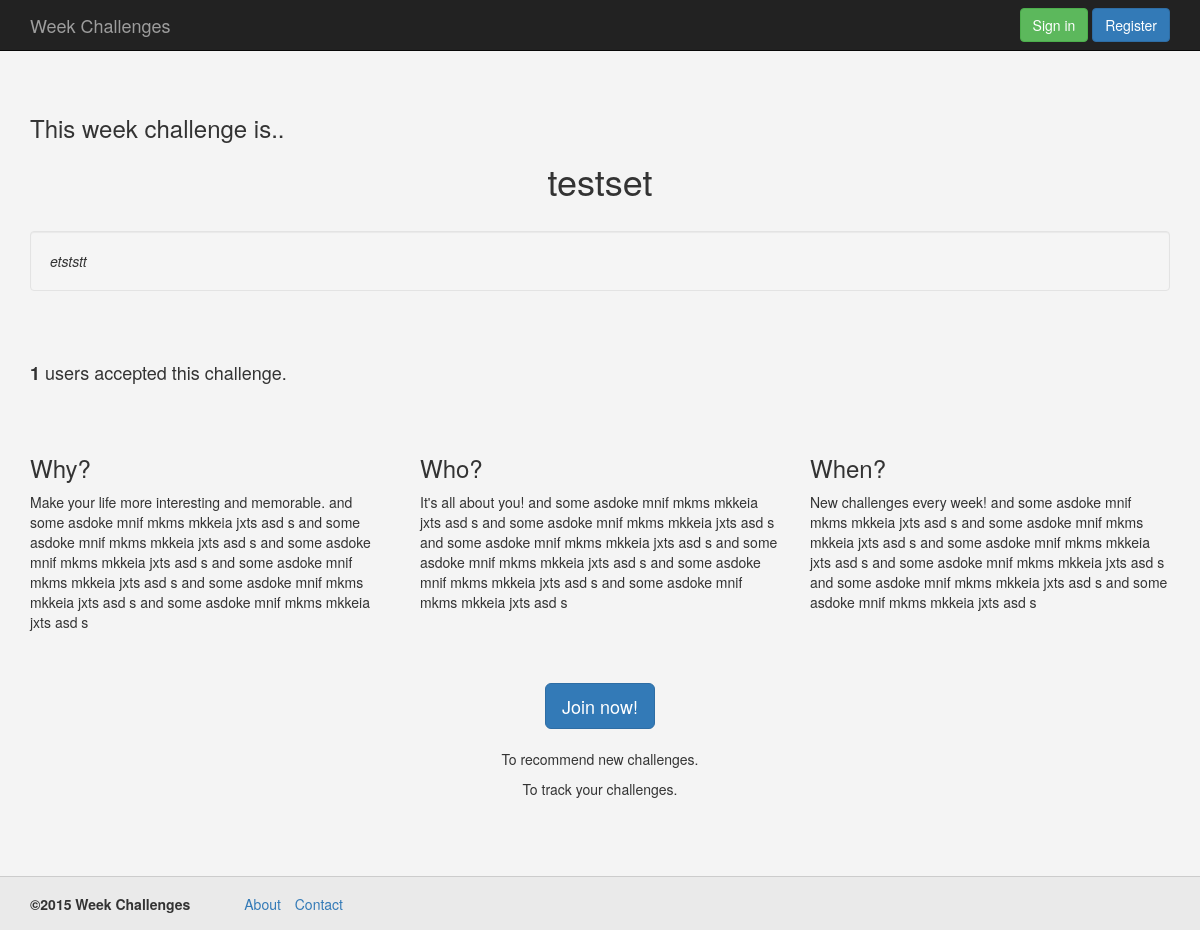
The page / on the database its author committed.
### WeekChallenge/models.py (models this page shows, shortened)
class Challenge(models.Model):
    title = models.CharField(max_length=150)
    description = models.CharField(max_length=5000)
    user_id = models.IntegerField(default=0)
    username = models.CharField(max_length=75)
    state = models.IntegerField(default=0)
    accept_count = models.IntegerField(default=0)
    date = models.DateTimeField('date added')

### WeekChallenge/views.py (the view)
# urls.py: url(r'^$', views.index, name='index'),
def index(request):
    notification_count(request)
    select_challenge = Challenge.objects.get(state=2)
    chid = select_challenge.id
    if UserChallenge.objects.filter(challenge_id=chid, user_id=request.user.id):
        is_accepted = True
    else:
        is_accepted = False
    context = {'c': select_challenge, 'is_accepted': is_accepted, 'notifications_count': notifications_count}
    return render(request, 'WeekChallenge/index.html', context)

### WeekChallenge/views.py (called while the page is built)
def notification_count(request):
    if request.user.is_authenticated():
        all_notifications = Notification.objects.filter(user_id=request.user.id, new=True)
        all_friend_requests = FriendRequest.objects.filter(user_to=request.user.id, state=0)
        all_messages = Message.objects.filter(user_to=request.user.id, new=True)
        global notifications_count
        notifications_count = 0
        for n in all_notifications:
            notifications_count += 1
        for n in all_friend_requests:
            notifications_count += 1
        for n in all_messages:
            notifications_count += 1
        return notifications_count

### WeekChallenge/templates/WeekChallenge/index.html (shortened to what this page needs)
<!DOCTYPE HTML>
<html>
<head>
    {% load staticfiles %}
    <link rel="stylesheet" type="text/css" href="{% static 'WeekChallenge/bootstrap/css/bootstrap.min.css' %}">
    <link rel="stylesheet" type="text/css" href="{% static 'WeekChallenge/css/style.css' %}">
</head>
<body>
    {% include "WeekChallenge/base/navigation_bar.html" %}
    <div class="wrap">
        <div class="container">
                <div class="row">
                    <div class="col-md-12">
                        <h3>This week challenge is..</h3>
                        <center>
                            <h1>{{ c.title }}</h1>
                        </center>
                        <br>
                        <i>
                            <div class="well">
                                {{ c.description }}
                            </div>
                        </i>
                    </div>
                </div>
                <div class="row">
                    <div class="col-md-9">
                        <h4><b>{{ c.accept_count }}</b> users accepted this challenge.</h4>
                    </div>
                    <div class="col-md-3">
                    </div>
                </div>
            <div class="row">
                <div class="col-md-4">
                        <h3>Why?</h3>
                        <p>Make your life more interesting and memorable. and some asdoke mnif mkms mkkeia jxts asd s
                            and some asdoke mnif mkms mkkeia jxts asd s and some asdoke mnif mkms mkkeia jxts asd s
                            and some asdoke mnif mkms mkkeia jxts asd s and some asdoke mnif mkms mkkeia jxts asd s
                            and some asdoke mnif mkms mkkeia jxts asd s
                        </p>
                </div>
                <div class="col-md-4">
                       <h3>Who?</h3>
                        <p>It's all about you! and some asdoke mnif mkms mkkeia jxts asd s
                            and some asdoke mnif mkms mkkeia jxts asd s and some asdoke mnif mkms mkkeia jxts asd s
                            and some asdoke mnif mkms mkkeia jxts asd s and some asdoke mnif mkms mkkeia jxts asd s
                            and some asdoke mnif mkms mkkeia jxts asd s </p>
                </div>
                <div class="col-md-4">
                        <h3>When?</h3>
                        <p>New challenges every week! and some asdoke mnif mkms mkkeia jxts asd s
                            and some asdoke mnif mkms mkkeia jxts asd s and some asdoke mnif mkms mkkeia jxts asd s
                            and some asdoke mnif mkms mkkeia jxts asd s and some asdoke mnif mkms mkkeia jxts asd s
                            and some asdoke mnif mkms mkkeia jxts asd s </p>
                </div>
            </div>
            {% if user.is_authenticated %}
            {% else %}
                <div class="row">
                    <div class="col-md-12">
                        <center>
                            <a href="/register" class="btn btn-primary btn-lg">Join now!</a>
                            <br><br>
                            <p>To recommend new challenges.</p>
                            <p>To track your challenges.</p>
                        </center>
                    </div>
                </div>
            {% endif %}
        </div>
    </div>
    {% include "WeekChallenge/base/foot.html" %}
</body>
</html>

### WeekChallenge/static/WeekChallenge/css/style.css (style rules this page uses)
html { position: relative; min-height: 100%; }
body { background-color: #f4f4f4; margin-bottom: 94px; }
[class*="col-"] { padding-top: 15px; padding-bottom: 15px; margin-bottom: 1%; }
.wrap { margin-top: 80px; }

### rows shown on the page
Challenge: title "testset", description "etststt", accept_count "1"
